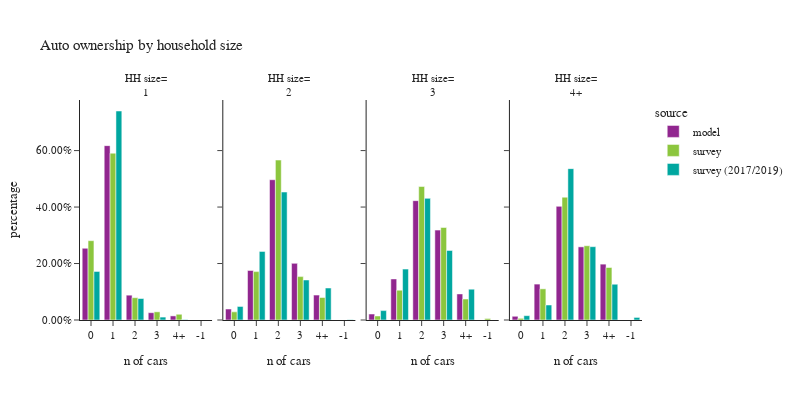

The notebook cell saved with this chart:
### Code cell
plot_auto(hh,'hhsize_simple','household size', 'HH size')

### Figure 1 — Plotly figure (JSON) as saved in the notebook; plotly's stock layout.template omitted (floating-point values rounded to 4 significant figures)
{"data": [{"alignmentgroup": "True", "customdata": [[12314], [29928], [4262], [1253], [704]], "hovertemplate": "source=model<br>hhsize_simple=1<br>auto_ownership_simple=%{x}<br>percentage=%{y}<br>sample count=%{customdata[0]}<extra></extra>", "legendgroup": "model", "marker": {"color": "#91268F", "pattern": {"shape": ""}}, "name": "model", "offsetgroup": "model", "orientation": "v", "showlegend": true, "textposition": "auto", "type": "bar", "x": ["0", "1", "2", "3", "4+"], "xaxis": "x", "y": [0.2541, 0.6176, 0.08795, 0.02586, 0.01453], "yaxis": "y"}, {"alignmentgroup": "True", "customdata": [[2265], [10223], [28939], [11686], [5136]], "hovertemplate": "source=model<br>hhsize_simple=2<br>auto_ownership_simple=%{x}<br>percentage=%{y}<br>sample count=%{customdata[0]}<extra></extra>", "legendgroup": "model", "marker": {"color": "#91268F", "pattern": {"shape": ""}}, "name": "model", "offsetgroup": "model", "orientation": "v", "showlegend": false, "textposition": "auto", "type": "bar", "x": ["0", "1", "2", "3", "4+"], "xaxis": "x2", "y": [0.03888, 0.1755, 0.4968, 0.2006, 0.08817], "yaxis": "y2"}, {"alignmentgroup": "True", "customdata": [[573], [3941], [11453], [8626], [2503]], "hovertemplate": "source=model<br>hhsize_simple=3<br>auto_ownership_simple=%{x}<br>percentage=%{y}<br>sample count=%{customdata[0]}<extra></extra>", "legendgroup": "model", "marker": {"color": "#91268F", "pattern": {"shape": ""}}, "name": "model", "offsetgroup": "model", "orientation": "v", "showlegend": false, "textposition": "auto", "type": "bar", "x": ["0", "1", "2", "3", "4+"], "xaxis": "x3", "y": [0.02115, 0.1454, 0.4227, 0.3183, 0.09238], "yaxis": "y3"}, {"alignmentgroup": "True", "customdata": [[525], [5063], [16032], [10312], [7875]], "hovertemplate": "source=model<br>hhsize_simple=4+<br>auto_ownership_simple=%{x}<br>percentage=%{y}<br>sample count=%{customdata[0]}<extra></extra>", "legendgroup": "model", "marker": {"color": "#91268F", "pattern": {"shape": ""}}, "name": "model", "offsetgroup": "model", "orientation": "v", "showlegend": false, "textposition": "auto", "type": "bar", "x": ["0", "1", "2", "3", "4+"], "xaxis": "x4", "y": [0.01319, 0.1272, 0.4027, 0.259, 0.1978], "yaxis": "y4"}, {"alignmentgroup": "True", "customdata": [[486], [909], [110], [23], [13]], "hovertemplate": "source=survey<br>hhsize_simple=1<br>auto_ownership_simple=%{x}<br>percentage=%{y}<br>sample count=%{customdata[0]}<extra></extra>", "legendgroup": "survey", "marker": {"color": "#8CC63E", "pattern": {"shape": ""}}, "name": "survey", "offsetgroup": "survey", "orientation": "v", "showlegend": true, "textposition": "auto", "type": "bar", "x": ["0", "1", "2", "3", "4+"], "xaxis": "x", "y": [0.2809, 0.5908, 0.079, 0.02896, 0.02032], "yaxis": "y"}, {"alignmentgroup": "True", "customdata": [[76], [480], [573], [126], [52]], "hovertemplate": "source=survey<br>hhsize_simple=2<br>auto_ownership_simple=%{x}<br>percentage=%{y}<br>sample count=%{customdata[0]}<extra></extra>", "legendgroup": "survey", "marker": {"color": "#8CC63E", "pattern": {"shape": ""}}, "name": "survey", "offsetgroup": "survey", "orientation": "v", "showlegend": false, "textposition": "auto", "type": "bar", "x": ["0", "1", "2", "3", "4+"], "xaxis": "x2", "y": [0.02881, 0.1714, 0.5665, 0.1536, 0.07965], "yaxis": "y2"}, {"alignmentgroup": "True", "customdata": [[1], [6], [109], [162], [55], [19]], "hovertemplate": "source=survey<br>hhsize_simple=3<br>auto_ownership_simple=%{x}<br>percentage=%{y}<br>sample count=%{customdata[0]}<extra></extra>", "legendgroup": "survey", "marker": {"color": "#8CC63E", "pattern": {"shape": ""}}, "name": "survey", "offsetgroup": "survey", "orientation": "v", "showlegend": false, "textposition": "auto", "type": "bar", "x": ["-1", "0", "1", "2", "3", "4+"], "xaxis": "x3", "y": [0.005415, 0.01428, 0.1056, 0.4728, 0.3276, 0.07428], "yaxis": "y3"}, {"alignmentgroup": "True", "customdata": [[4], [77], [189], [64], [34]], "hovertemplate": "source=survey<br>hhsize_simple=4+<br>auto_ownership_simple=%{x}<br>percentage=%{y}<br>sample count=%{customdata[0]}<extra></extra>", "legendgroup": "survey", "marker": {"color": "#8CC63E", "pattern": {"shape": ""}}, "name": "survey", "offsetgroup": "survey", "orientation": "v", "showlegend": false, "textposition": "auto", "type": "bar", "x": ["0", "1", "2", "3", "4+"], "xaxis": "x4", "y": [0.005892, 0.1104, 0.4348, 0.263, 0.1859], "yaxis": "y4"}, {"alignmentgroup": "True", "customdata": [[773], [1585], [123], [22], [4]], "hovertemplate": "source=survey (2017/2019)<br>hhsize_simple=1<br>auto_ownership_simple=%{x}<br>percentage=%{y}<br>sample count=%{customdata[0]}<extra></extra>", "legendgroup": "survey (2017/2019)", "marker": {"color": "#00A7A0", "pattern": {"shape": ""}}, "name": "survey (2017/2019)", "offsetgroup": "survey (2017/2019)", "orientation": "v", "showlegend": true, "textposition": "auto", "type": "bar", "x": ["0", "1", "2", "3", "4+"], "xaxis": "x", "y": [0.1719, 0.7402, 0.07604, 0.01029, 0.001516], "yaxis": "y"}, {"alignmentgroup": "True", "customdata": [[1], [262], [1058], [945], [155], [78]], "hovertemplate": "source=survey (2017/2019)<br>hhsize_simple=2<br>auto_ownership_simple=%{x}<br>percentage=%{y}<br>sample count=%{customdata[0]}<extra></extra>", "legendgroup": "survey (2017/2019)", "marker": {"color": "#00A7A0", "pattern": {"shape": ""}}, "name": "survey (2017/2019)", "offsetgroup": "survey (2017/2019)", "orientation": "v", "showlegend": false, "textposition": "auto", "type": "bar", "x": ["-1", "0", "1", "2", "3", "4+"], "xaxis": "x2", "y": [0.0006086, 0.0481, 0.243, 0.4532, 0.1417, 0.1133], "yaxis": "y2"}, {"alignmentgroup": "True", "customdata": [[32], [212], [272], [91], [23]], "hovertemplate": "source=survey (2017/2019)<br>hhsize_simple=3<br>auto_ownership_simple=%{x}<br>percentage=%{y}<br>sample count=%{customdata[0]}<extra></extra>", "legendgroup": "survey (2017/2019)", "marker": {"color": "#00A7A0", "pattern": {"shape": ""}}, "name": "survey (2017/2019)", "offsetgroup": "survey (2017/2019)", "orientation": "v", "showlegend": false, "textposition": "auto", "type": "bar", "x": ["0", "1", "2", "3", "4+"], "xaxis": "x3", "y": [0.03328, 0.1803, 0.4308, 0.2464, 0.1092], "yaxis": "y3"}, {"alignmentgroup": "True", "customdata": [[2], [10], [105], [322], [79], [36]], "hovertemplate": "source=survey (2017/2019)<br>hhsize_simple=4+<br>auto_ownership_simple=%{x}<br>percentage=%{y}<br>sample count=%{customdata[0]}<extra></extra>", "legendgroup": "survey (2017/2019)", "marker": {"color": "#00A7A0", "pattern": {"shape": ""}}, "name": "survey (2017/2019)", "offsetgroup": "survey (2017/2019)", "orientation": "v", "showlegend": false, "textposition": "auto", "type": "bar", "x": ["-1", "0", "1", "2", "3", "4+"], "xaxis": "x4", "y": [0.009087, 0.01533, 0.05313, 0.5361, 0.2597, 0.1267], "yaxis": "y4"}], "layout": {"annotations": [{"font": {}, "showarrow": false, "text": "HH size=<br>1", "x": 0.1175, "xanchor": "center", "xref": "paper", "y": 1.0, "yanchor": "bottom", "yref": "paper"}, {"font": {}, "showarrow": false, "text": "HH size=<br>2", "x": 0.3725, "xanchor": "center", "xref": "paper", "y": 1.0, "yanchor": "bottom", "yref": "paper"}, {"font": {}, "showarrow": false, "text": "HH size=<br>3", "x": 0.6275, "xanchor": "center", "xref": "paper", "y": 1.0, "yanchor": "bottom", "yref": "paper"}, {"font": {}, "showarrow": false, "text": "HH size=<br>4+", "x": 0.8825, "xanchor": "center", "xref": "paper", "y": 1.0, "yanchor": "bottom", "yref": "paper"}], "barmode": "group", "font": {"size": 11}, "height": 400, "legend": {"title": {"text": "source"}, "tracegroupgap": 0}, "title": {"text": "Auto ownership by household size"}, "width": 800, "xaxis": {"anchor": "y", "domain": [0.0, 0.235], "title": {"text": "n of cars"}}, "xaxis2": {"anchor": "y2", "domain": [0.255, 0.49], "matches": "x", "title": {"text": "n of cars"}}, "xaxis3": {"anchor": "y3", "domain": [0.51, 0.745], "matches": "x", "title": {"text": "n of cars"}}, "xaxis4": {"anchor": "y4", "domain": [0.765, 1.0], "matches": "x", "title": {"text": "n of cars"}}, "yaxis": {"anchor": "x", "domain": [0.0, 1.0], "tickformat": ".2%", "title": {"text": "percentage"}}, "yaxis2": {"anchor": "x2", "domain": [0.0, 1.0], "matches": "y", "showticklabels": false, "tickformat": ".2%"}, "yaxis3": {"anchor": "x3", "domain": [0.0, 1.0], "matches": "y", "showticklabels": false, "tickformat": ".2%"}, "yaxis4": {"anchor": "x4", "domain": [0.0, 1.0], "matches": "y", "showticklabels": false, "tickformat": ".2%"}}}
